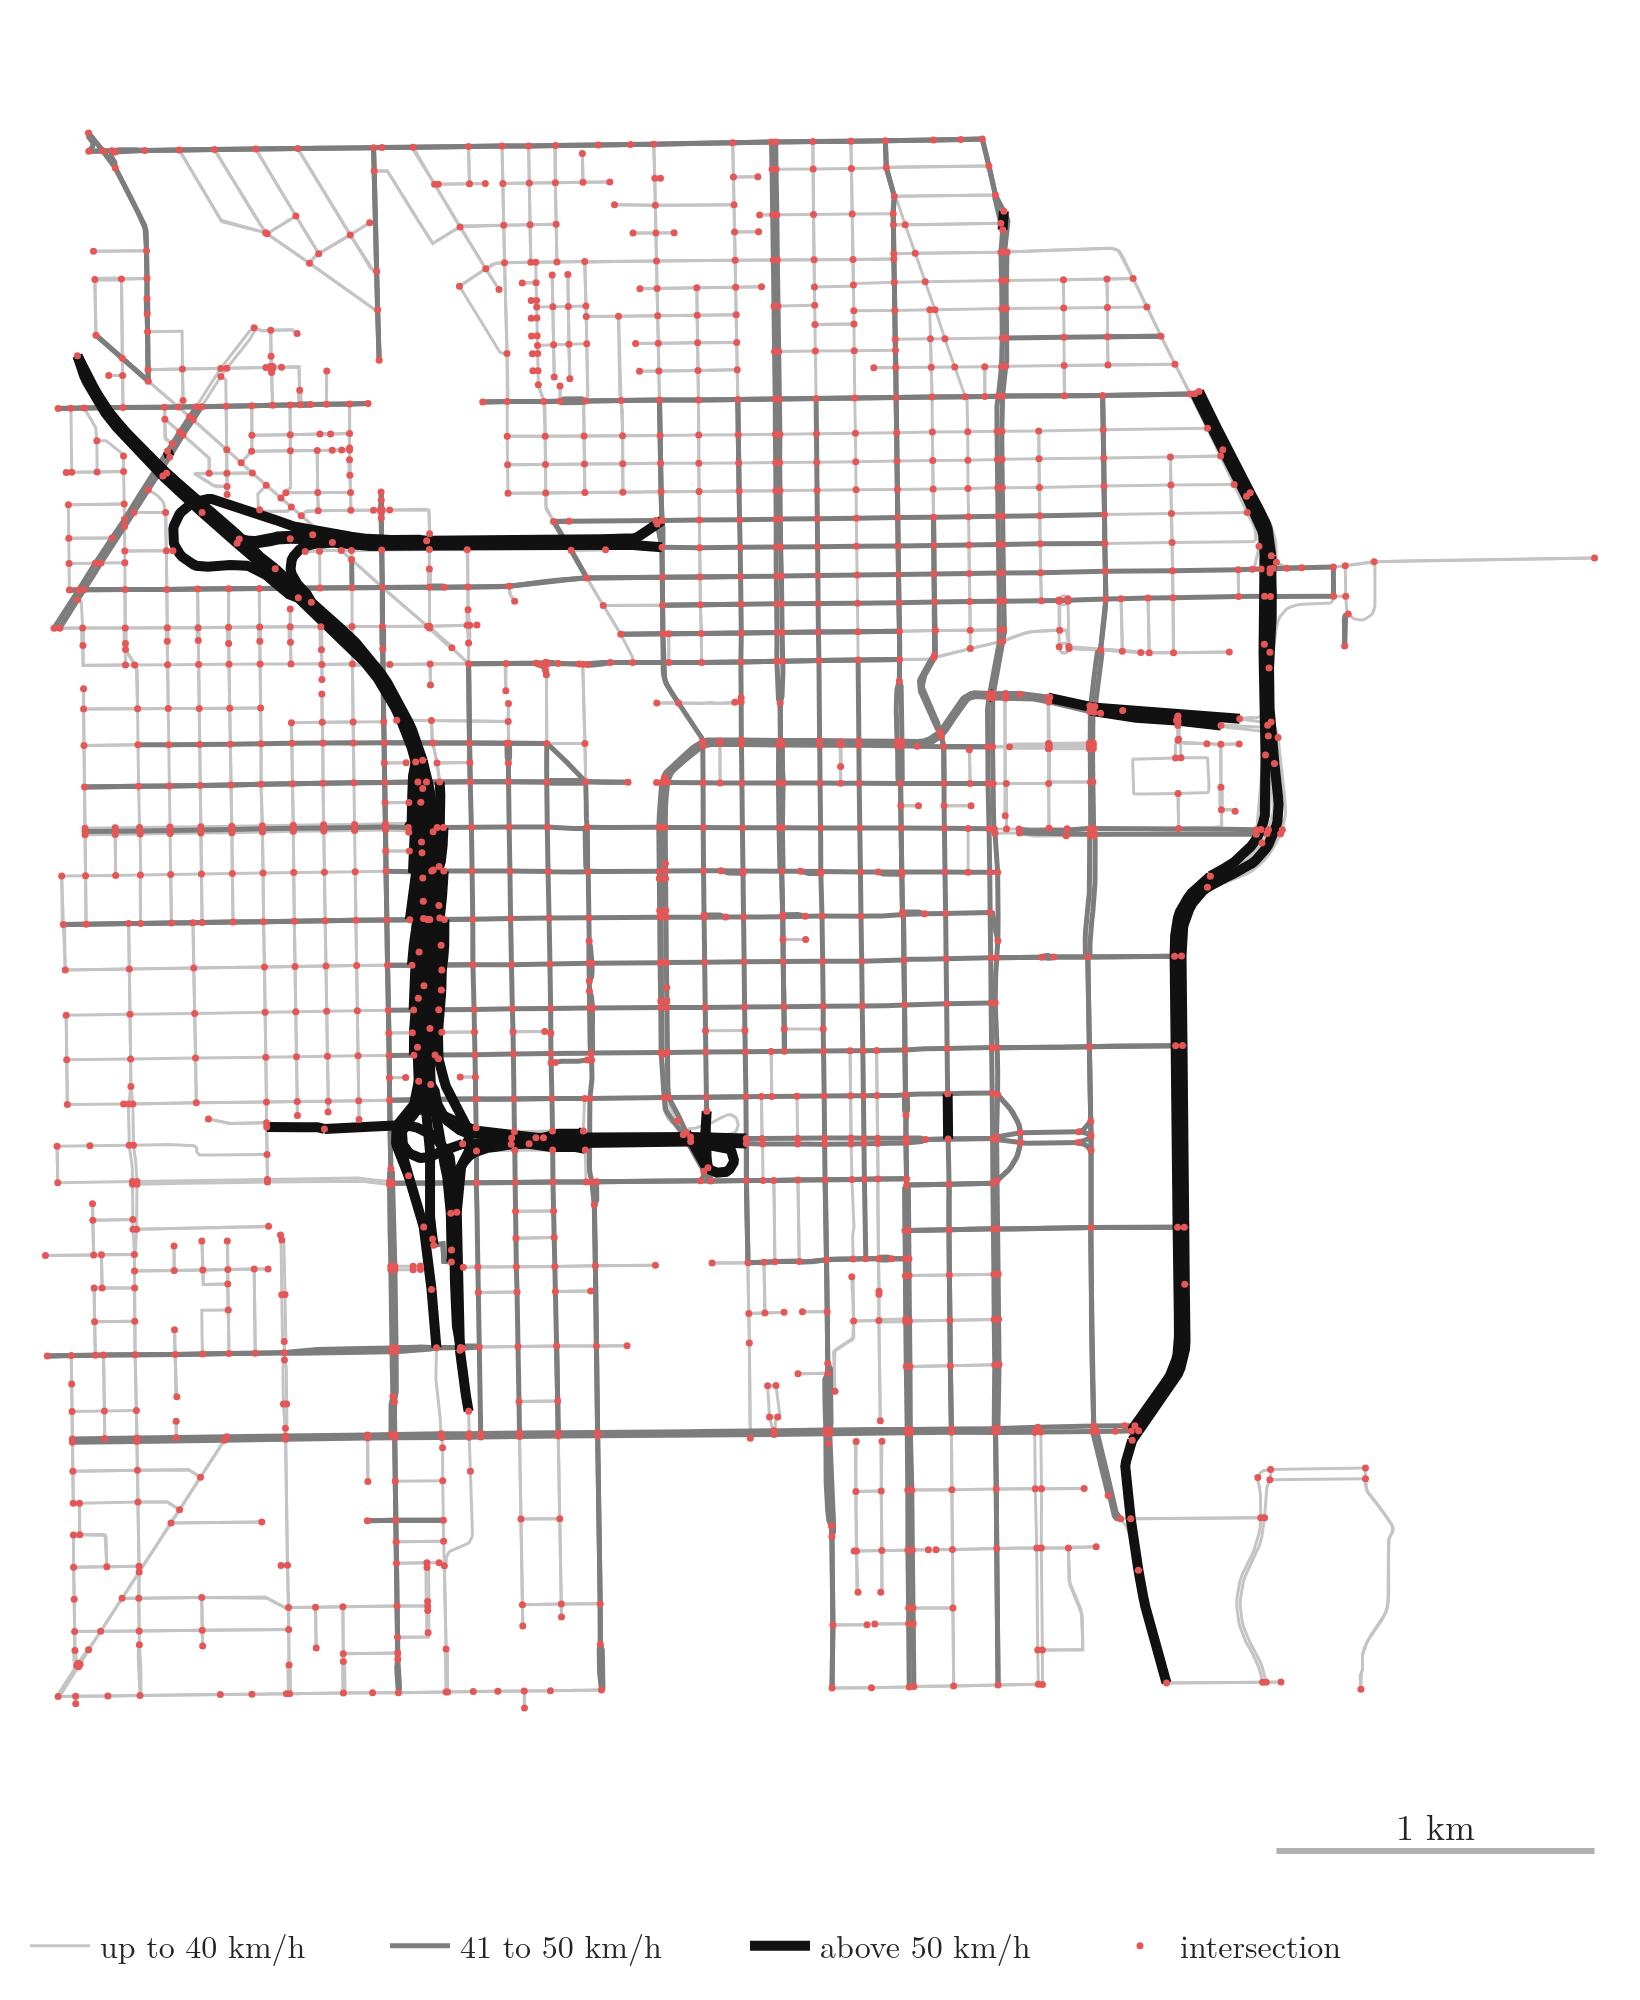

Source code (Python):
"""The Chicago street graph: OpenStreetMap streets a car may drive within 2.5 km of (41.8819 N, 87.6300 W), 1628
intersections and 3857 arcs, each street drawn wider and darker the higher its speed limit, intersections as red dots. The fast roads (motorways and trunk roads,
above 50 km/h) are the expressways; most streets are 33 to 44 km/h. Run -> chicago_map.png"""
from pathlib import Path

import plotly.graph_objects as go
import roadkit as rk
from gifkit import FONT

here = Path(__file__).parent
C = rk.chicago()
At, pos = C["adj_time"], C["pos"]
X, Y = max(p[0] for p in pos.values()), max(p[1] for p in pos.values())
arcs = [(u, v) for u in At for v in At[u]]
one_way = sum(1 for u, v in arcs if u not in At[v])
assert (len(At), len(arcs), one_way) == (1628, 3857, 1409)
BANDS = [("up to 40 km/h", 0, 40.5, "#C4C4C4", 1.5), ("41 to 50 km/h", 40.5, 50.5, "#7D7D7D", 2.5),
         ("above 50 km/h", 50.5, 999, "#111111", 5)]
count = {}
fig = go.Figure()
for name, lo, hi, col, w in BANDS:
    xs, ys = [], []
    for e in arcs:
        if lo <= C["speed_kmh"][e] < hi:
            count[name] = count.get(name, 0) + 1
            xs += [p[0] for p in C["lines"][e]] + [None]
            ys += [p[1] for p in C["lines"][e]] + [None]
    fig.add_trace(go.Scatter(x=xs, y=ys, mode="lines", line=dict(color=col, width=w), name=f"{name}"))
fig.add_trace(go.Scatter(x=[pos[n][0] for n in At], y=[pos[n][1] for n in At], mode="markers",
                         marker=dict(size=3.5, color="#E45756"), name="intersection"))
fig.update_xaxes(range=[-80, X + 80], visible=False)
fig.update_yaxes(range=[-560, Y + 60], visible=False, scaleanchor="x")
fig.add_shape(type="line", x0=X - 1000, x1=X, y0=-450, y1=-450, line=dict(color="black", width=3))
fig.add_annotation(x=X - 500, y=-370, text="1 km", showarrow=False, font=dict(size=18))
fig.update_layout(template="simple_white", font=FONT, width=820, height=1000, margin=dict(l=10, r=10, t=10, b=10),
                  legend=dict(x=0.0, y=0.0, xanchor="left", yanchor="bottom", orientation="h", entrywidth=135,
                              font_size=16))
print(count)
fig.write_image(here / "chicago_map.png", scale=2)
